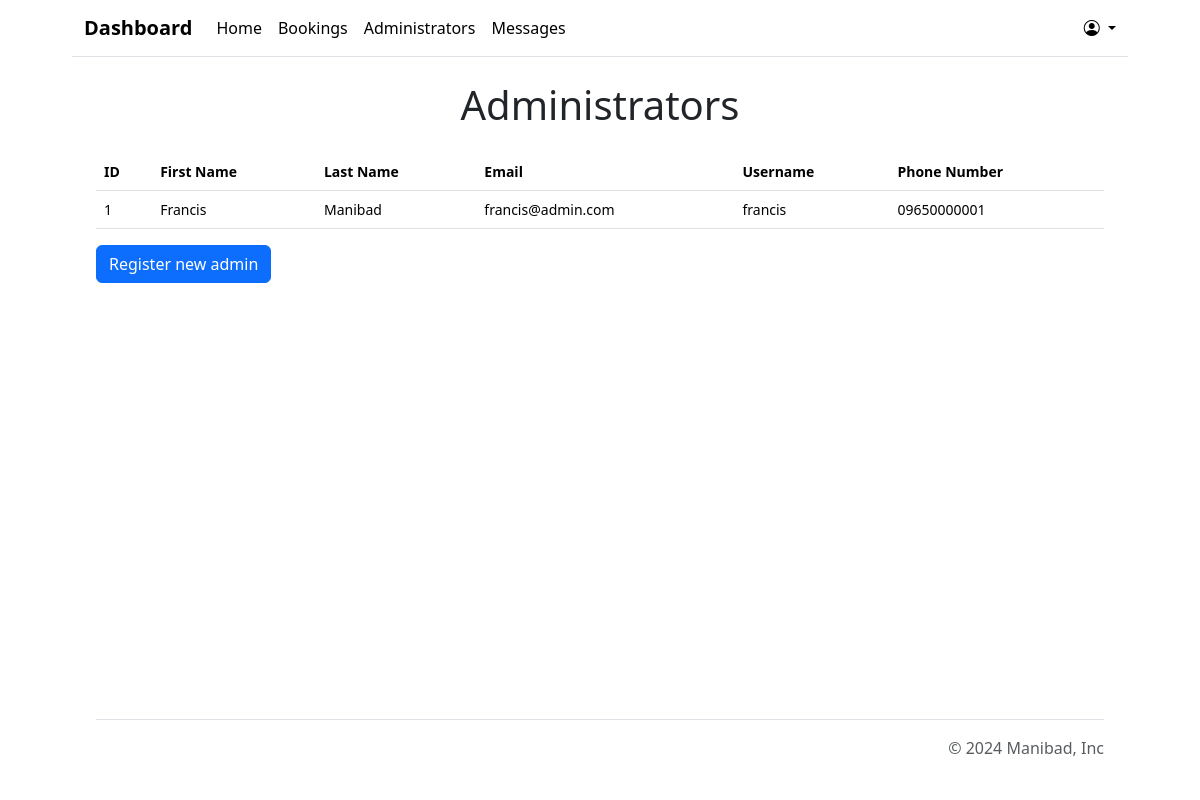
Page /admin/admins.php (signed in) on the committed database.
### tables this page shows
CREATE TABLE Users (
    id INT AUTO_INCREMENT PRIMARY KEY,
    first_name VARCHAR(100) NOT NULL,
    last_name VARCHAR(100) NOT NULL,
    username VARCHAR(100) NOT NULL,
    email VARCHAR(255) UNIQUE NOT NULL,
    password VARCHAR(255) NOT NULL,
    phone_number VARCHAR(20),
    is_admin BOOLEAN NOT NULL DEFAULT FALSE,
    created_at DATETIME DEFAULT CURRENT_TIMESTAMP,
    updated_at DATETIME DEFAULT CURRENT_TIMESTAMP ON UPDATE CURRENT_TIMESTAMP
);

### admin/admins.php (the view, shortened to what this page needs)
<?php
include '../shared/connect.php';
$select_users = $conn->prepare("
SELECT
  users.id,
  users.first_name,
  users.last_name,
  users.email,
  users.username,
  users.phone_number
FROM
  users
WHERE is_admin = ?
");
$select_users->execute([true]);
$table_body = '';
if ($select_users->rowCount() > 0) {
  while ($user = $select_users->fetch(PDO::FETCH_ASSOC)) {
    $table_body .= <<<HTML
      <tr>
        <td class="align-middle">{$user['id']}</td>
        <td class="align-middle">{$user['first_name']}</td>
        <td class="align-middle">{$user['last_name']}</td>
        <td class="align-middle">{$user['email']}</td>
        <td class="align-middle">{$user['username']}</td>
        <td class="align-middle">{$user['phone_number']}</td>
      </tr>
    HTML;
  }
} else {
  $table_body = '<p>No adminstrators!</p>';
}
$content = <<<HTML
  <div class="container">
   <h1 class="display-6 text-center my-4">Administrators</h1>
  <div class="table-responsive small">
    <table class="table table-md">
      <thead>
        <tr>
        <th scope="col">ID</th>
        <th scope="col">First Name</th>
        <th scope="col">Last Name</th>
        <th scope="col">Email</th>
        <th scope="col">Username</th>
        <th scope="col">Phone Number</th>
        </tr>
      </thead>
      <tbody>$table_body</tbody>
    </table>
    <a href="register.php" class="btn btn-primary">
        Register new admin
      </a>
  </div>
  </div>
HTML;
include 'template.php';

### admin/template.php (style rules this page uses)
.parent-container { max-width: 1080px; height: 100vh; }

### rows in the picture
users: id "1", first_name "Francis", last_name "Manibad", email "francis@admin.com", username "francis", phone_number "09650000001"
